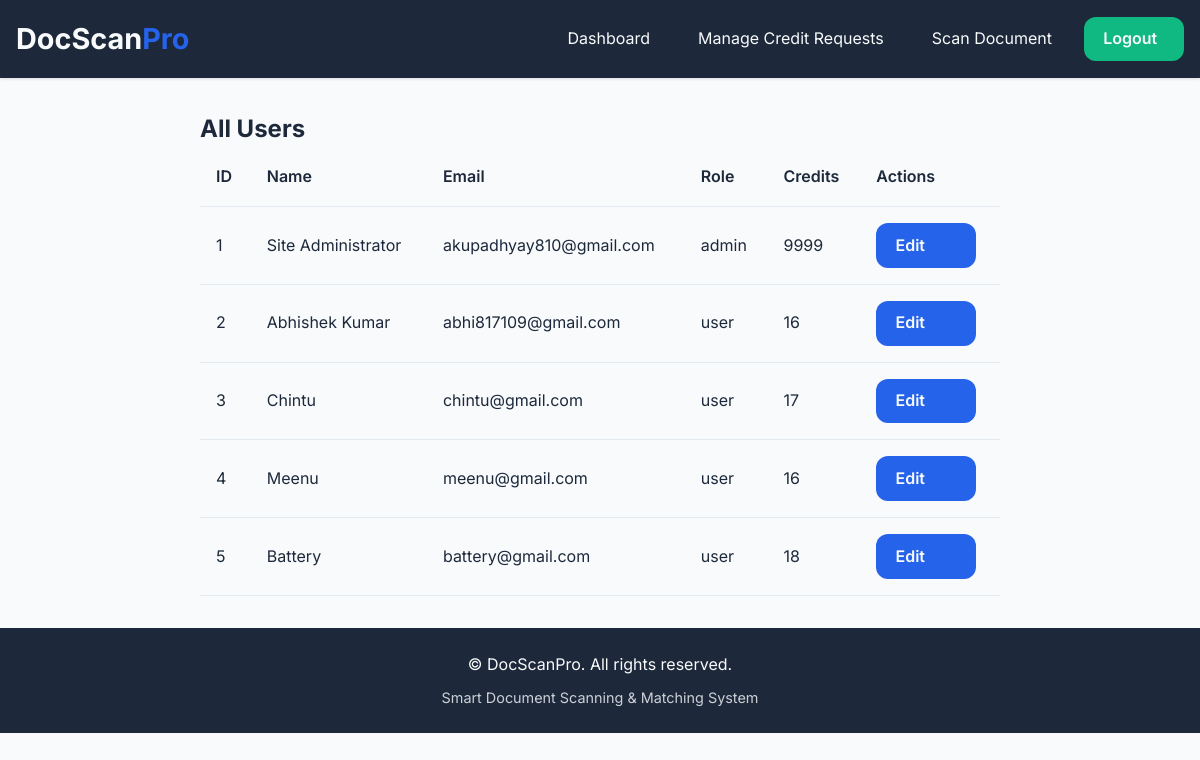
/admin/users (signed in), run on an earlier commit of the app's database.
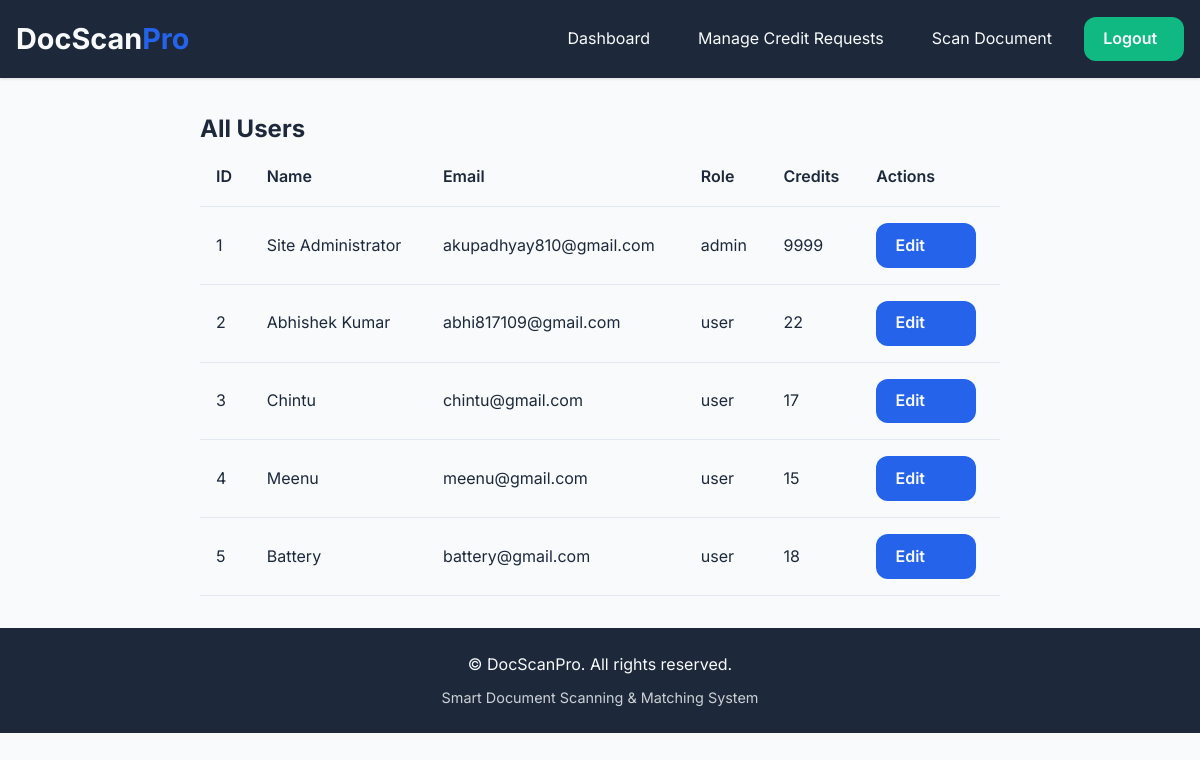
And on a later commit of the database.
### tables this page shows
CREATE TABLE users (
            id INTEGER PRIMARY KEY AUTOINCREMENT,
            name TEXT NOT NULL,
            email TEXT UNIQUE NOT NULL,
            contact TEXT NOT NULL,
            password_hash TEXT NOT NULL,
            gender TEXT DEFAULT 'others',
            role TEXT DEFAULT 'user',
            credits INTEGER DEFAULT 20,
            last_reset DATE DEFAULT CURRENT_DATE
        );

### blueprints/admin.py (the view)
@admin_bp.route('/users')
def view_all_users():
    if 'user_id' not in session or session.get('role') != 'admin':
        flash('Unauthorized access.', 'error')
        return redirect('/')
    conn = get_db_connection()
    cursor = conn.cursor()
    cursor.execute("SELECT * FROM users")
    users = cursor.fetchall()
    conn.close()
    return render_template('admin_all_users.html', users=users)

### app.py (called while the page is built)
@app.after_request
def add_security_headers(response):
    response.headers['Strict-Transport-Security'] = 'max-age=31536000; includeSubDomains'
    response.headers['X-Content-Type-Options'] = 'nosniff'
    response.headers['X-Frame-Options'] = 'DENY'
    response.headers['X-XSS-Protection'] = '1; mode=block'
    response.headers['Content-Security-Policy'] = "default-src 'self' 'unsafe-inline' https://fonts.googleapis.com https://fonts.gstatic.com"
    return response

### blueprints/admin.py (called while the page is built)
def get_db_connection():
    conn = sqlite3.connect('database.db')
    conn.row_factory = sqlite3.Row
    return conn

### templates/admin_all_users.html (shortened to what this page needs)
{% extends "base.html" %}
{% block content %}
<div class="admin-container fade-in">
  <h2>All Users</h2>
  <div class="responsive-table">
    <table class="data-table">
      <thead>
        <tr>
          <th>ID</th>
          <th>Name</th>
          <th>Email</th>
          <th>Role</th>
          <th>Credits</th>
          <th>Actions</th>
        </tr>
      </thead>
      <tbody>
        {% for user in users %}
        <tr>
          <td>{{ user.id }}</td>
          <td>{{ user.name }}</td>
          <td>{{ user.email }}</td>
          <td>{{ user.role }}</td>
          <td>{{ user.credits }}</td>
          <td>
            <a href="/admin/user/{{ user.id }}" class="btn btn-primary">Edit</a>
          </td>
        </tr>
        {% endfor %}
      </tbody>
    </table>
  </div>
</div>
{% endblock %}

What changed in the data, as far as the page shows it:
changed users "Abhishek Kumar": credits "16" → "22"
changed users "Meenu": credits "16" → "15"
